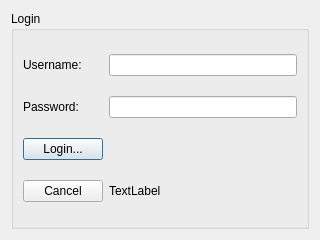
<?xml version="1.0" encoding="UTF-8"?>
<ui version="4.0">
 <class>Dialog</class>
 <widget class="QDialog" name="Dialog">
  <property name="geometry">
   <rect>
    <x>0</x>
    <y>0</y>
    <width>320</width>
    <height>240</height>
   </rect>
  </property>
  <property name="windowTitle">
   <string>Dialog</string>
  </property>
  <layout class="QGridLayout" name="gridLayout">
   <item row="0" column="0">
    <widget class="QGroupBox" name="groupBox">
     <property name="title">
      <string>Login</string>
     </property>
     <layout class="QGridLayout" name="gridLayout_2">
      <item row="1" column="0">
       <widget class="QLabel" name="label_2">
        <property name="text">
         <string>Password:</string>
        </property>
       </widget>
      </item>
      <item row="0" column="1">
       <widget class="QLineEdit" name="usernameEdit"/>
      </item>
      <item row="0" column="0">
       <widget class="QLabel" name="label">
        <property name="text">
         <string>Username:</string>
        </property>
       </widget>
      </item>
      <item row="1" column="1">
       <widget class="QLineEdit" name="passwordEdit"/>
      </item>
      <item row="2" column="0">
       <widget class="QPushButton" name="loginButton">
        <property name="text">
         <string>Login...</string>
        </property>
       </widget>
      </item>
      <item row="3" column="0">
       <widget class="QPushButton" name="cancelButton">
        <property name="text">
         <string>Cancel</string>
        </property>
       </widget>
      </item>
      <item row="3" column="1">
       <widget class="QLabel" name="controlLabel">
        <property name="text">
         <string>TextLabel</string>
        </property>
       </widget>
      </item>
     </layout>
    </widget>
   </item>
  </layout>
 </widget>
 <resources/>
 <connections/>
</ui>
